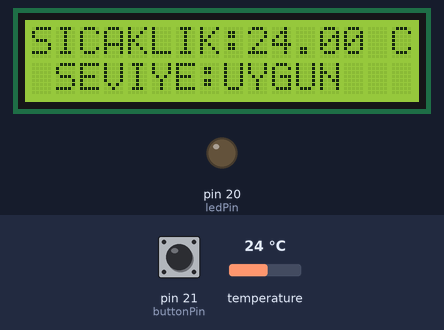
Recording of a sketch running on a simulated Arduino Mega 2560, built with avr-gcc and run on an emulated ATmega2560. On the bench: 16×2 character LCD, output pins drawn as LEDs (lit = HIGH). Inputs (shaded band) come from the test bench; at power-on: pin 21 (buttonPin) LOW, temperature 24 °C. What the sketch prints to the serial monitor is not drawn.

Above: at 1.2 s.
1.3 s: pin 21 (buttonPin) pulled HIGH for 0.4 s
At 1.8 s:
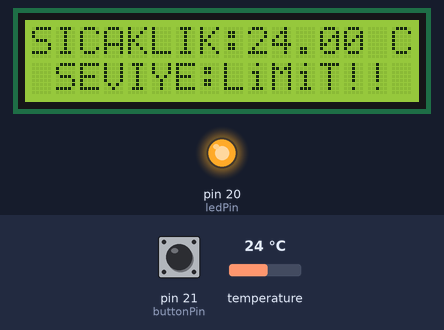
3.5 s: temperature set to 7 °C
At 4.7 s:
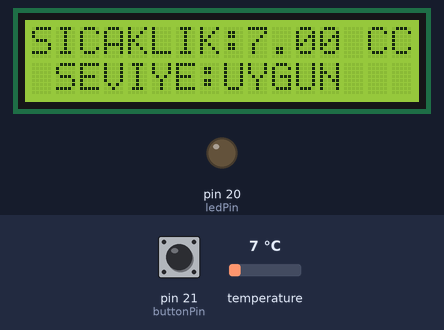
5.1 s: pin 21 (buttonPin) pulled HIGH for 1 s
At 6.0 s:
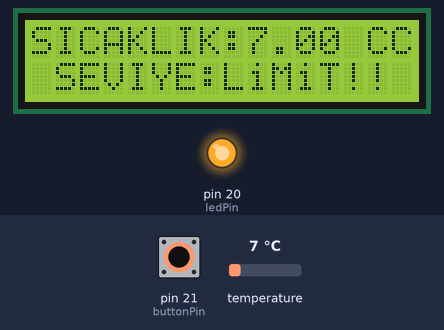
7.7 s: temperature set to 12 °C
At 8.5 s:
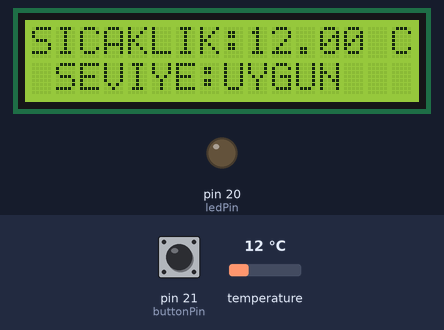
9.4 s: temperature set to 19 °C
At 11.0 s:
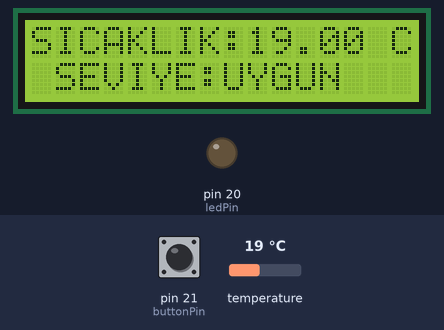
Timing chart, 0 to 12.0 s (numbered marks = the images above; inputs shaded):
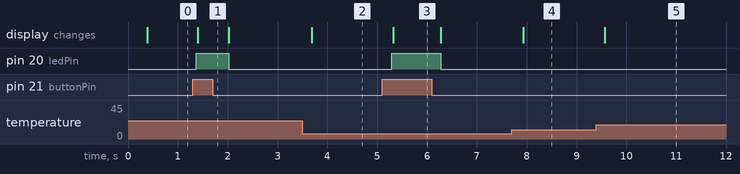

The sketch:

ArduinoProject.ino
```cpp
#include <OneWire.h> // OneWire kütüphanesini ekliyoruz.
#include <LiquidCrystal.h>
LiquidCrystal lcd(8, 9, 4, 5, 6, 7);           // select the pins used on the LCD panel

const int buttonPin = 21;
const int ledPin = 20;
int dugmeDurumu = 0;
int lcd_key     = 0;
int adc_key_in  = 0;
int lm35Pin = 35;
int DS18S20_Pin = 35;
OneWire ds(DS18S20_Pin);
void setup(void) {

  Serial.begin(9600);

   lcd.begin(16, 2);
   pinMode(ledPin, OUTPUT);
  pinMode(buttonPin, INPUT);
}

void loop(void) {
  float temperature = getTemp();
  lcd.setCursor(0, 0);
  lcd.print("SICAKLIK:");
  lcd.print(temperature);

  lcd.print(" C");
  lcd.setCursor(0, 1);
  lcd.print(" SEVIYE:");
  delay(300);

 dugmeDurumu = digitalRead(buttonPin);
  if (dugmeDurumu == HIGH) {
    digitalWrite(ledPin, HIGH);
     lcd.setCursor(8, 1);
    lcd.print("LiMiT!!");
    Serial.print(temperature);
  Serial.print(" ");
    Serial.println("SU SEVİYESİ: LİMİT AŞIMI");

  }

  if (dugmeDurumu == LOW) {
    digitalWrite(ledPin, LOW);
    lcd.setCursor(13,1);
    lcd.print("  ");
     lcd.setCursor(8, 1);
    lcd.print("UYGUN");
    Serial.print(temperature);
    Serial.print(" ");
    Serial.println("SU SEVİYESİ: UYGUN");


  }

    while (dugmeDurumu == HIGH){  /* düğmeye basili olduğu surece bekle */
 dugmeDurumu = digitalRead(buttonPin);
 loop();
 //if(dugmeDurumu == LOW) {
 //getTemp();
 //}

}

}


float getTemp(){
  byte data[12];
  byte addr[8];
  if ( !ds.search(addr)) {
      ds.reset_search();
      return -1000;
  }
  if ( OneWire::crc8( addr, 7) != addr[7]) {
      lcd.setCursor(0, 0);
      lcd.println("CRC Gecerli degil");

  }
  if ( addr[0] != 0x10 && addr[0] != 0x28) {
      lcd.setCursor(0, 0);
      lcd.print("Cihaz Taninmadi");

  }

  ds.reset();
  ds.select(addr);
  ds.write(0x44,1);

  byte present = ds.reset();
  ds.select(addr);
  ds.write(0xBE);
  for (int i = 0; i < 9; i++) {
    data[i] = ds.read();
  }

  ds.reset_search();

  byte MSB = data[1];
  byte LSB = data[0];

  float tempRead = ((MSB << 8) | LSB); //using two's compliment
  float TemperatureSum = tempRead / 16;

  return TemperatureSum;

}
```

Measured:
- after the input at 1.3 s, pin 20 (ledPin): LOW → HIGH after 0.07 s, → LOW 0.65 s later; the display: changes after 0.10 s (image 1)
- after the input at 3.5 s, the display: changes after 0.18 s (image 2)
- after the input at 5.1 s, pin 20 (ledPin): LOW → HIGH after 0.19 s, → LOW 0.98 s later; the display: changes after 0.22 s (image 3)
- after the input at 7.7 s, the display: changes after 0.23 s (image 4)
- after the input at 9.4 s, the display: changes after 0.17 s (image 5)
